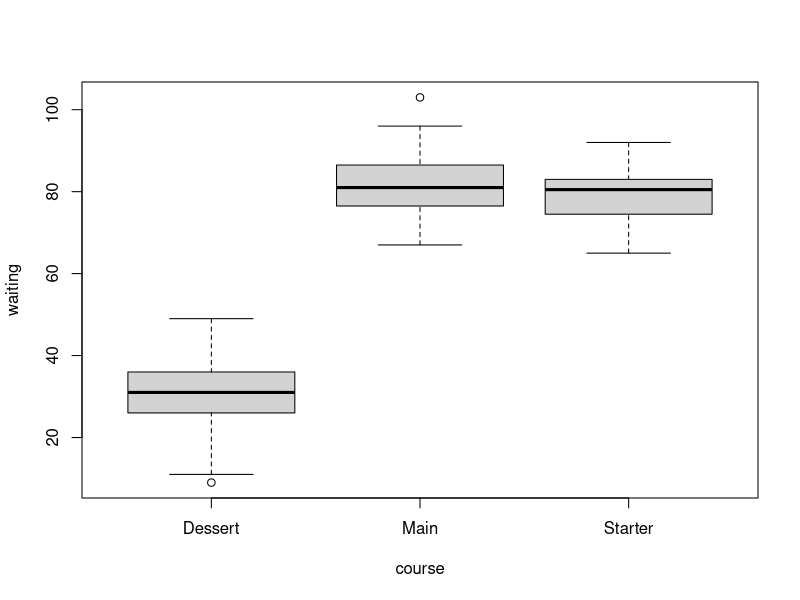
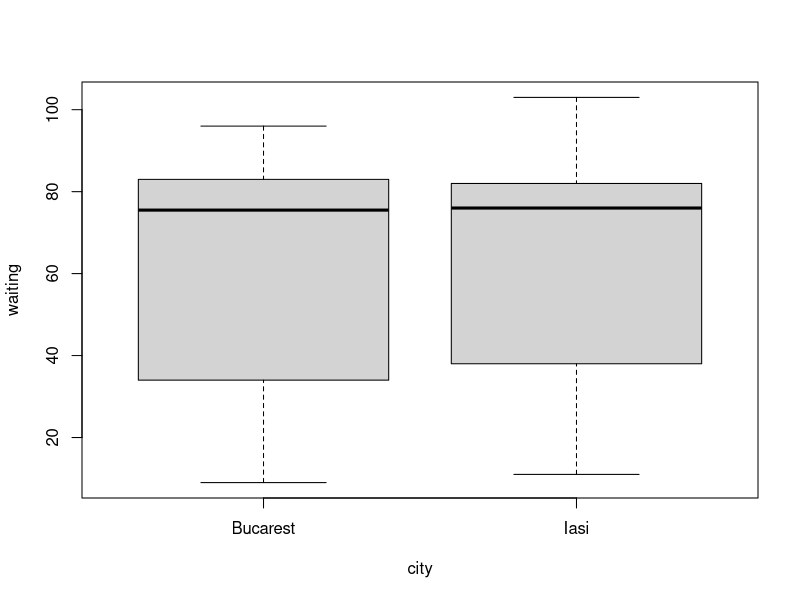
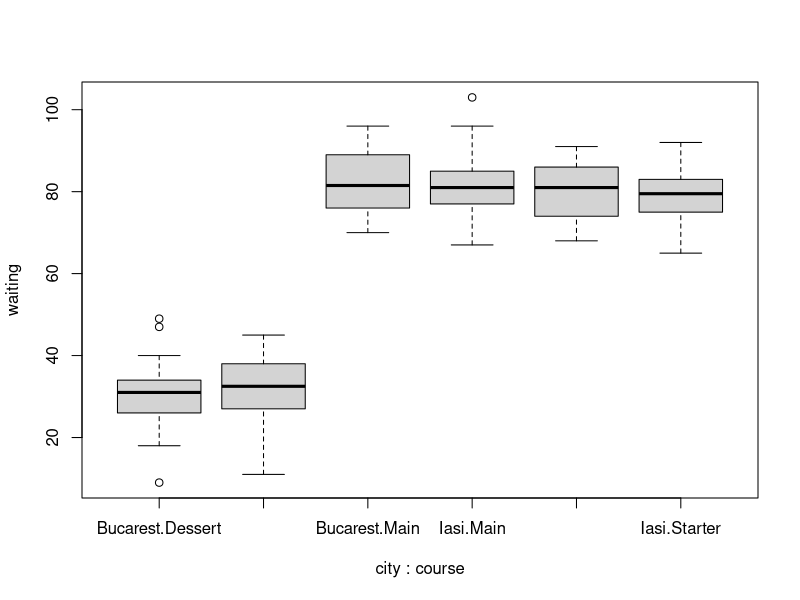

The R source for these figures, in order: (Note: this script raises an error after producing the figures.)
rm(list = ls()) 
data = read.table("Waiting.txt")
head(data)

boxplot(waiting ~ course, data=data)
boxplot(waiting ~ city, data=data)
boxplot(waiting ~ city:course, data=data)

fit.aov2.int <- aov(waiting ~ course + city + course:city, data = data)
summary.aov(fit.aov2.int)
attach(data)
Ps <- c(shapiro.test(waiting[course == "Dessert" & city=="Bucarest"])$p,
        shapiro.test(waiting[course == "Main" & city=="Bucarest"])$p,
        shapiro.test(waiting[course == "Starter" & city=="Bucarest"])$p,
        shapiro.test(waiting[course == "Dessert" & city=="Iasi"])$p,
        shapiro.test(waiting[course == "Main" & city=="Iasi"])$p,
        shapiro.test(waiting[course == "Starter" & city=="Iasi"])$p)
Ps

bartlett.test(waiting,course:city)

fit.aov1 <- aov(waiting ~ course, data = data)
summary.aov(fit.aov1)






# c) 
n <- dim(data)[1]
g <- 3
k <- 4
alpha=.05
ng <- table(course)
treat <- levels(course)

Media   <- mean(waiting)
Mediag  <- tapply(waiting, course, mean)

SSres <- sum(residuals(fit.aov1)^2)

S <- SSres/(n-g)

# CI for all the differences
ICrange=NULL
for(i in 1:(g-1)) {
  for(j in (i+1):g) {
    print(paste(treat[i],"-",treat[j]))        
    print(as.numeric(c(Mediag[i]-Mediag[j] - qt(1-alpha/(2*k), n-g) * sqrt( S * ( 1/ng[i] + 1/ng[j] )),
                       Mediag[i]-Mediag[j] + qt(1-alpha/(2*k), n-g) * sqrt( S * ( 1/ng[i] + 1/ng[j] )))))
    ICrange=rbind(ICrange,as.numeric(c(Mediag[i]-Mediag[j] - qt(1-alpha/(2*k), n-g) * sqrt( S * ( 1/ng[i] + 1/ng[j] )),
                                       Mediag[i]-Mediag[j] + qt(1-alpha/(2*k), n-g) * sqrt( S * ( 1/ng[i] + 1/ng[j] )))))
  }
}

DF <- fit.aov1$df # n*g*b - 1 - (g-1)
Spooled <- sum(fit.aov1$res^2)/DF
c(Spooled * DF / qchisq(1 - alpha / (2*k), DF), 
  Spooled * DF / qchisq(alpha / (2*k), DF))

detach(data)
